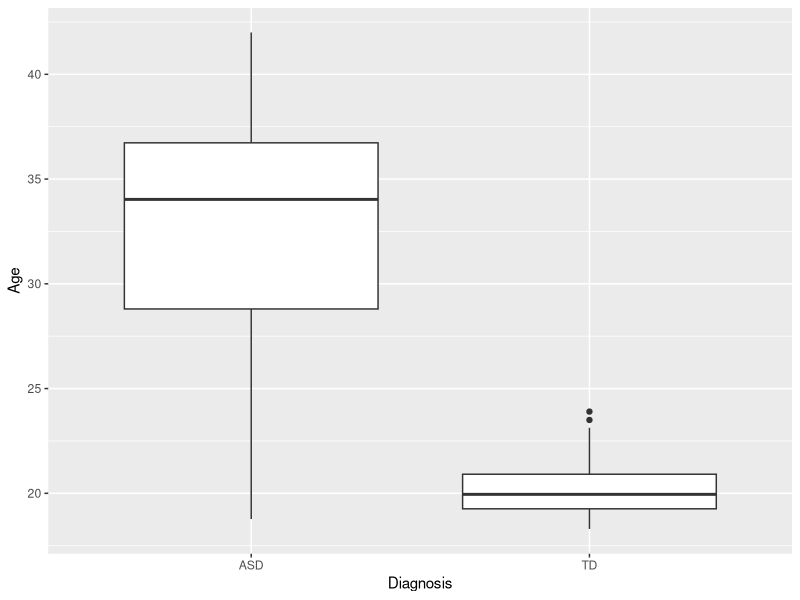
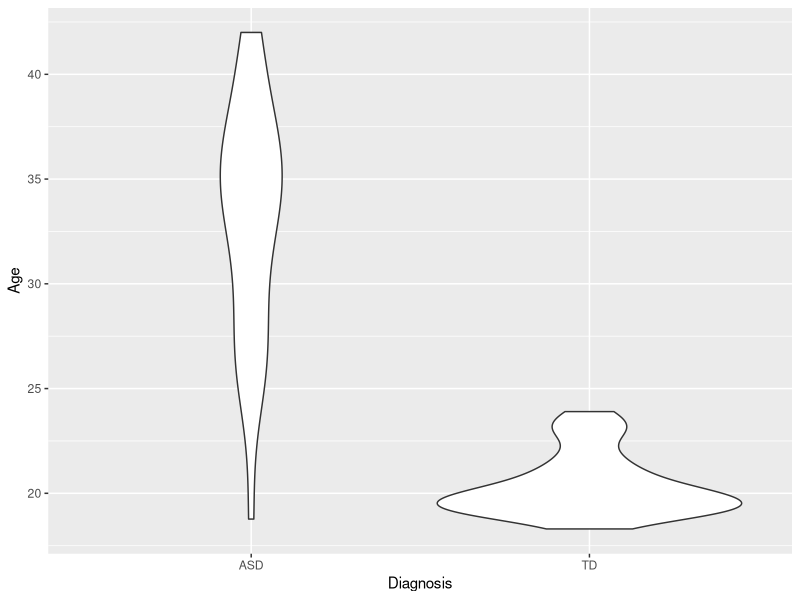

These charts were generated, in order, by the following R code: (Note: this script raises an error after producing the figures.)
## ---- chunk 1
knitr::opts_chunk$set(echo = TRUE)
## ---- chunk 2
library(ggplot2)
library(dplyr)
## ---- chunk 3
setwd("~/Assignemnt1")
data<-read.csv("cleandata.csv")

## ---- chunk 4
#two groups TDs and ASDs - diagnosis
#let's take only first visit
data$X <- NULL
d_temp=filter(data, data$VISIT==1)

#AGE, TDs are older than ASDs 
summary(lm(Age~Diagnosis, d_temp))
ggplot(d_temp, aes(Diagnosis, Age)) + 
  geom_boxplot()

ggplot(d_temp, aes(Diagnosis, Age)) +
  geom_violin()

#GENDER, glm - generalized linear model, can deal with any kind of predictor
summary(glm(Gender~Diagnosis, family=binomial, d_temp))
counts = table(d_temp$Gender, d_temp$Diagnosis)
barplot(counts,
        col=c("green","blue"),
        legend = rownames(counts))

#VIQ
summary(glm(verbalIQ~Diagnosis, family=gaussian, d_temp)) #TDs are higher, significant
ggplot(d_temp, aes(Diagnosis,verbalIQ))+
  geom_violin()
#nonvIQ
summary(glm(nonVerbalIQ~Diagnosis, family=gaussian, d_temp)) #TDs are lower, non-significant
ggplot(d_temp, aes(Diagnosis,nonVerbalIQ))+
  geom_violin()

## ---- chunk 5

## ---- chunk 6

## ---- chunk 7

## ---- chunk 8

## ---- chunk 9

